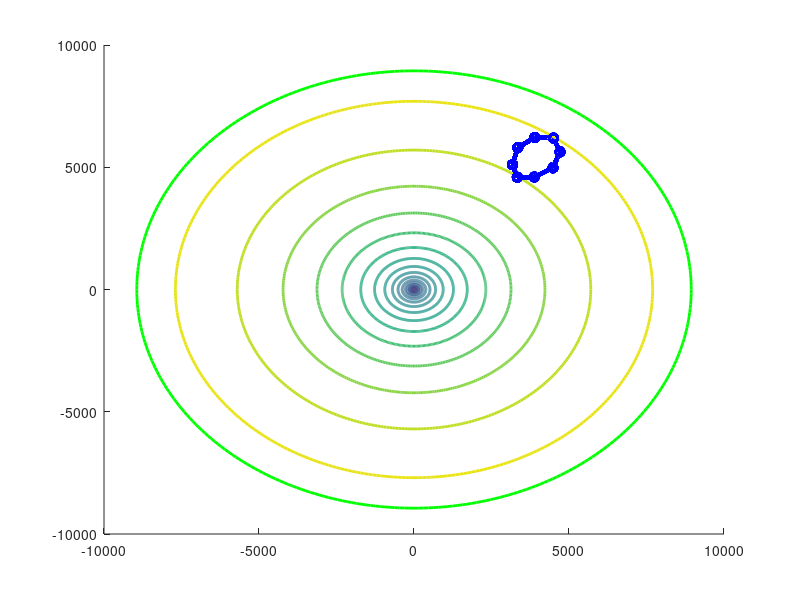

Recreate this plot in MATLAB. (Note: this script raises an error after producing the figure.)
function [] = converyor_belt_BH_animation()
% converyor_belt_BH_animation : modeling function for a rotating black hole (Kerr black hole)
%
% Author : nicolas.douillet (at) free.fr, 2007-2024.


% addpath('../../sampling/logmspace/');
% addpath('../../sampling/expmspace/');


nb_sample = 360;        % angle precision over 2pi radians
step = 2*pi/nb_sample;  % catenoid angle step ; default value : 2*pi/60
a = 6;                  % catenoid shape parameter ; default value : 6
t = linspace(0,1.5,32); % rotation & animation time parameter ; default value : linspace(0,1.5,32)
time_lapse = 0.25;      % time lapse for animation ; default value : 0.25
h_sample = 6;           % horizontal sample rate for the black hole mesh
v_sample = 12;          % vertical sample rate for the black hole mesh

filename = 'Black_hole_animation.gif';

i = 1;
j = 1;

for u = 0:5e-2:8 % expmspace(exp(5),exp(8),1.5,150) % logspace(0.8, log10(12),150) - 1 % catenoid shape parameter sampling vector ; default value : 0:5e-2:8
    
    for v = 0:step:2*pi % catenoid longitudinal (loop over) parameter sampling vector
        
        %--- (X,Y,Z) point belonging to the surface coordinates ---%
        X(i,j) = a*cosh(u)*cos(v+t(1,1)*u);
        Y(i,j) = a*cosh(u)*sin(v+t(1,1)*u);
        Z(i,j) = a*u;
        
        j = j+1;
        
    end        
    
    j = 1;
    i = i+1;
    
end


%--- Static display settings ---%
h = figure;
set(h,'Position',get(0,'ScreenSize'));
set(gcf,'Color',[0 0 0]); 

Zid_start = 60;

for k = Zid_start:-1:1
    
    %--- Black hole horizontal circles ---%    
    for m = 1:h_sample:size(Z,1)
        patch(X(1+mod(k+m,size(Z,1)),:),Y(1+mod(k+m,size(Z,1)),:),Z(1+mod(k+m,size(Z,1)),:),Z(1+mod(k+m,size(Z,1)),:).^2,...
            'FaceColor','none','EdgeColor','Interp','Linewidth',2), hold on;
        
        %--- Object / particle ring ---%        
        M1 = cat(2,X(end-Zid_start+k-3,1+floor(nb_sample/6)),Y(end-Zid_start+k-3,1+floor(nb_sample/6)),Z(end-Zid_start+k-3,1+floor(nb_sample/6)));
        M2 = cat(2,X(end-h_sample-Zid_start+k-3,1+floor(nb_sample/6)),Y(end-h_sample-Zid_start+k-3,1+floor(nb_sample/6)),Z(end-h_sample-Zid_start+k-3,1+floor(nb_sample/6)));
        M3 = cat(2,X(end-h_sample-Zid_start+k-3,1+floor(nb_sample/6)-v_sample),Y(end-h_sample-Zid_start+k-3,1+floor(nb_sample/6)-v_sample),Z(end-h_sample-Zid_start+k-3,1+floor(nb_sample/6)-v_sample));
        M4 = cat(2,X(end-Zid_start+k-3,1+floor(nb_sample/6)-v_sample),Y(end-Zid_start+k-3,1+floor(nb_sample/6)-v_sample),Z(end-Zid_start+k-3,1+floor(nb_sample/6)-v_sample));

        C1 = mean(cat(1,M1,M2),1);
        C2 = mean(cat(1,M2,M3),1);
        C3 = mean(cat(1,M3,M4),1);
        C4 = mean(cat(1,M4,M1),1);
        C5 = mean(cat(1,C1,M2,C2),1);
        C6 = mean(cat(1,C2,M3,C3),1);
        C7 = mean(cat(1,C3,M4,C4),1);
        C8 = mean(cat(1,C4,M1,C1),1);
                
        plot3(C1(1),C1(2),C1(3),'bo','Linewidth',2), hold on;
        plot3(C2(1),C2(2),C2(3),'bo','Linewidth',2), hold on;
        plot3(C3(1),C3(2),C3(3),'bo','Linewidth',2), hold on;
        plot3(C4(1),C4(2),C4(3),'bo','Linewidth',2), hold on;
        plot3(C5(1),C5(2),C5(3),'bo','Linewidth',2), hold on;
        plot3(C6(1),C6(2),C6(3),'bo','Linewidth',2), hold on;
        plot3(C7(1),C7(2),C7(3),'bo','Linewidth',2), hold on;
        plot3(C8(1),C8(2),C8(3),'bo','Linewidth',2), hold on;
        
        line([C1(1),C5(1),C2(1),C6(1),C3(1),C7(1),C4(1),C8(1),C1(1)],...
             [C1(2),C5(2),C2(2),C6(2),C3(2),C7(2),C4(2),C8(2),C1(2)],...
             [C1(3),C5(3),C2(3),C6(3),C3(3),C7(3),C4(3),C8(3),C1(3)],...
             'Color',[0 0 1],'Linewidth',3), hold on;        

    end
    
    %--- Black hole vertical curves ---%
    for n = 1:v_sample:size(Z,2)
        patch(cat(1,X(:,n),flipud(X(1:end-1,n))),cat(1,Y(:,n),flipud(Y(1:end-1,n))),...
              cat(1,Z(:,n),flipud(Z(1:end-1,n))),cat(1,Z(:,n),flipud(Z(1:end-1,n))).^2,...
              'FaceColor','none','EdgeColor','Interp','Linewidth',2), hold on;
    end
    
    %--- Event horizon ---%
    line(X(end,:),Y(end,:),Z(end,:),'Color',[0 1 0],'Linewidth',2), hold on;            
    
    %--- Display settings ---%
    ax = gca;
    set(ax,'Color',[0 0 0]);
    ax.Clipping = 'off';
    
    view(0,30)
    camzoom(2);
    campan(0.5,2.5);
    colormap(hot);
    axis auto, axis square, axis off;
    
    title('Deformation of a particle ring passing through one black hole horizon and caused by its gravity tidal force', 'Color', [1 1 1], 'FontSize', 16);

    drawnow;    
    frame = getframe(h);    
    im = frame2im(frame);
    [imind,cm] = rgb2ind(im,256);
    
    %--- Write to the .gif file ---%
    if k == Zid_start
        imwrite(imind,cm,filename,'gif', 'Loopcount',Inf,'DelayTime',time_lapse);
    else
        imwrite(imind,cm,filename,'gif','WriteMode','append','DelayTime',time_lapse);
    end
    
    clf(1);

    
end


end % converyor_belt_BH_animation